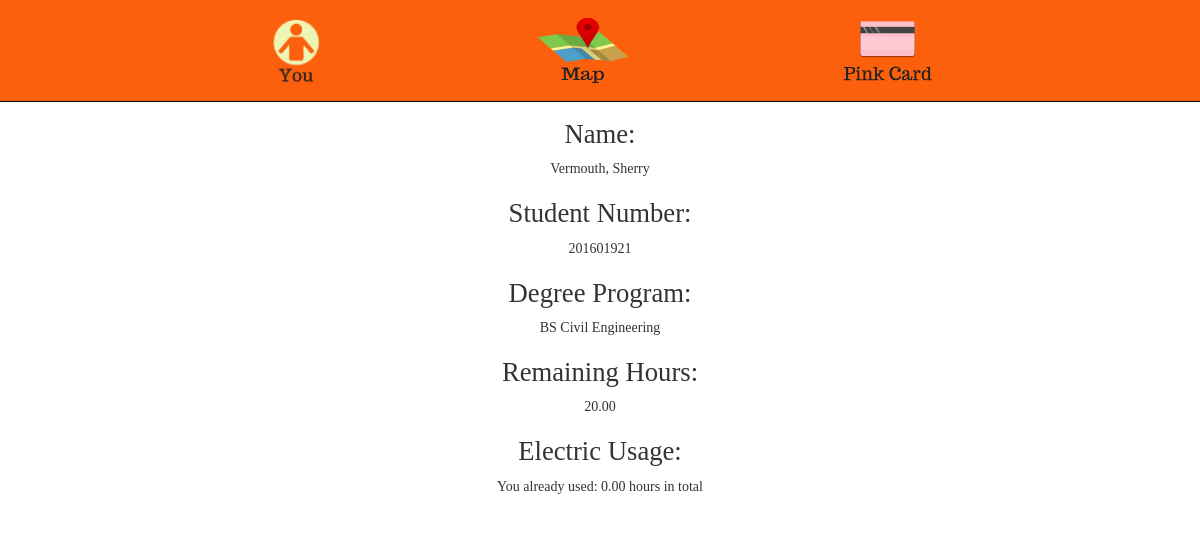
Page /pinkcard/student/44/ on the earlier database version.
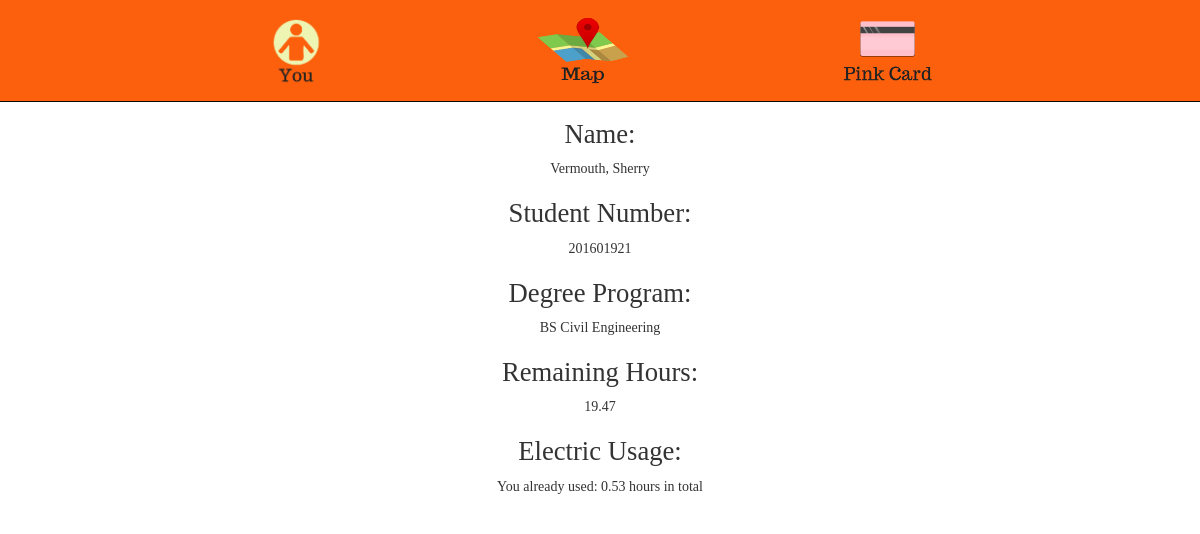
Same page on the later database version.
### viewing/models.py (models this page shows, shortened)
class Student(models.Model):
	last_name = models.CharField(max_length = 30)
	first_name = models.CharField(max_length = 30)
	degree_prog = models.ForeignKey(DegreeProg, on_delete=models.CASCADE)
	student_no = models.IntegerField()
	rem_hours = models.DecimalField(decimal_places=2,max_digits=1000,default=20.0)
	total_elec_usage = models.DecimalField(decimal_places=2,max_digits=1000,default=0)
	pword = models.CharField(max_length = 30, default=randomString(10))

class DegreeProg(models.Model):
	deg_name = models.CharField(max_length=200,default='Non Major')
	def __str__(self):
		return self.deg_name
	class Meta:
		ordering = ('deg_name',)

### digital_pinkcard/views.py (the view)
# urls.py: path('student/<int:pk>/', UserDetailView.as_view(), name='pinkcard-UserDetailView'),
class UserDetailView(DetailView):
	template_name = 'digital_pinkcard/student_detail.html'
	model = Student
	context_object_name = 'students'

### digital_pinkcard/templates/digital_pinkcard/student_detail.html
{% extends "digital_pinkcard/base.html" %}
{% block content %}
	<br>
	<br>
	<br>
	<br>
	<br>
	<div class="row text-left	row-no-gutters">
		<div class="row-sm-2">
			<h3 class="stud-detail">Name:</h3>
			<p class="stud-detail">{{ object.last_name }}, {{ object.first_name }}</p>
		</div>
		<div class="row-sm-2">
			<h3 class="stud-detail">Student Number:</h3>
			<p class="stud-detail">{{ object.student_no }}</p>
		</div>
		<div class="row-sm-3">
			<h3 class="stud-detail">Degree Program:</h3>
			<p class="stud-detail">{{ object.degree_prog }}</p>
		</div>
		<div class="row-sm-4">
			<h3 class="stud-detail">Remaining Hours:</h3>
			<p class="stud-detail">{{ object.rem_hours}}</p>
		</div>
		<div class="row-sm-5">
			<h3 class="stud-detail">Electric Usage: </h3>
			<p class="stud-detail">You already used: {{ object.total_elec_usage }} hours in total</p>
		</div>
	</div>
{% endblock content %}

### digital_pinkcard/templates/digital_pinkcard/base.html (shortened to what this page needs)
{% load static %}
<!DOCTYPE html>
<html>
<head>
	<link rel="stylesheet" href="https://maxcdn.bootstrapcdn.com/bootstrap/3.4.0/css/bootstrap.min.css">
	<link rel="stylesheet" type="text/css" href="{% static 'digital_pinkcard/main.css' %}">
</head>
<body>
	<div>
	<nav class="navbar navbar-inverse navbar-fixed-top">
		<div class="menu-container">
		    <ul class="nav navbar-nav">
		    	<li><a id="navbar-brand" href="/pinkcard/student/44/"><img src="/static/digital_pinkcard/you.png" id="you" width="73" height="73"></a></li>
		    	<li><a id="navbar-brand" href="{% url 'pinkcard-map' %}"><img src="/static/digital_pinkcard/map.png" id="map" width="100" height="70"></a></li>
		    	<li><a id="navbar-brand" href="#"><img src="/static/digital_pinkcard/pinkcard.png" id="pinkcard" width="105" height="70"></a></li>
		    </ul>
		</div>
	</nav>
	</div>
	<div class='container'>
		<div class='content'>
			{% block content %}
			{% endblock %}
		</div>
	</div>
</body>
</html>

### digital_pinkcard/static/digital_pinkcard/main.css (style rules this page uses)
.navbar { background-color: #fc600c; }
.menu-container { position: relative; margin: 0 auto; margin-top: 0px; margin-top: -5px; max-width: 980px; padding: 0 50px; }
#navbar-brand { padding: 14px 100px; }
.nav.navbar-nav li a { color: black; font-family: OswaldRegular; }
h3 { font-family: OswaldRegular; }
h3.stud-detail { text-align: center; font-family: OswaldRegular; font-size: 20pt; }
p.stud-detail { text-align: center; font-family: OswaldRegular; }
a { text-decoration: none; }
li { color: black; }

Differences in the rows shown:
changed Student "Vermouth": rem_hours "20.00" → "19.47"; total_elec_usage "0.00" → "0.53"
